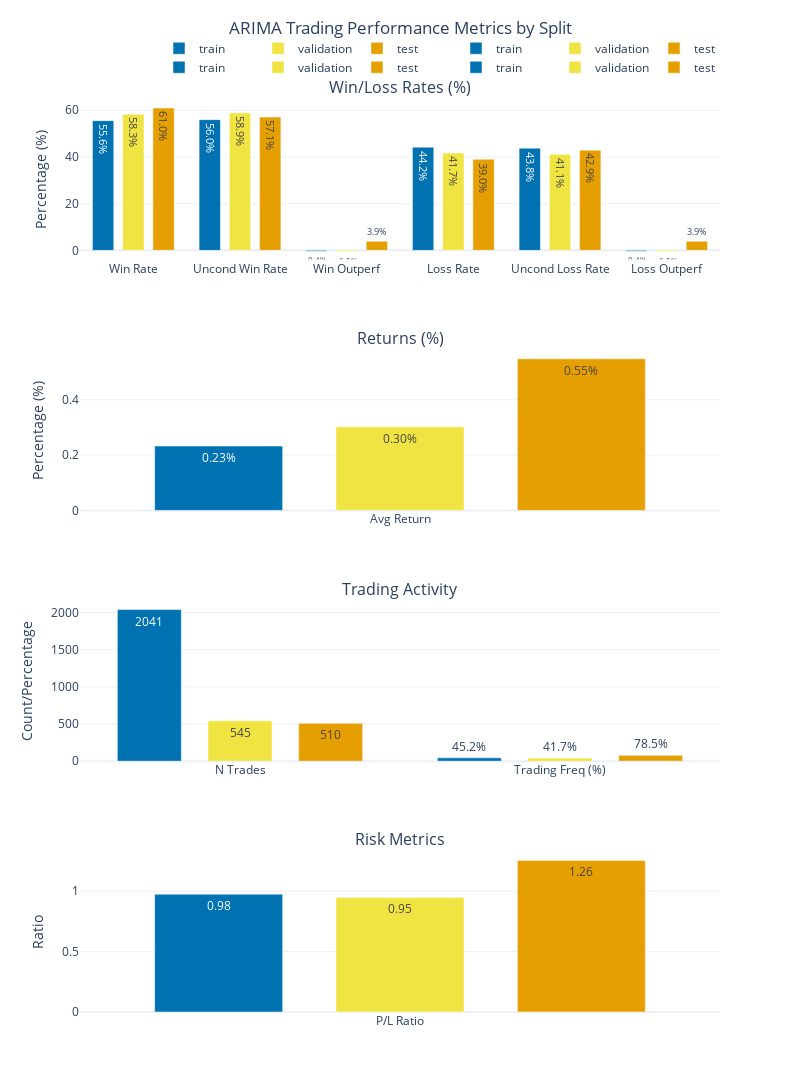

Source (notebook cell):
### Markdown cell above
## Trading Metrics Analysis

Let's analyze the trading performance of our ARIMA model using various metrics.

### Code cell
def calculate_trading_metrics(forecast_df):
    metrics = {}
    
    for split in forecast_df['split'].unique():
        split_data = forecast_df[forecast_df['split'] == split]
        
        # Trading signals
        signals = split_data['yhat'] > split_data['close']
        returns = (split_data['y'] - split_data['close']) / split_data['close'] * 100
        
        # Model Win/Loss metrics
        win_rate = ((signals) & (returns > 0)).sum() / signals.sum() * 100
        loss_rate = ((signals) & (returns < 0)).sum() / signals.sum() * 100
        
        # Unconditional Win/Loss metrics (if we traded every day)
        uncond_win_rate = (returns > 0).sum() / len(returns) * 100
        uncond_loss_rate = (returns < 0).sum() / len(returns) * 100
        
        # Returns metrics
        avg_return = returns[signals].mean()
        
        # Trading activity
        n_trades = signals.sum()
        trading_freq = (signals.sum() / len(signals)) * 100
        
        # Risk metrics
        wins = returns[(signals) & (returns > 0)]
        losses = returns[(signals) & (returns < 0)]
        pl_ratio = abs(wins.mean() / losses.mean()) if len(losses) > 0 else float('inf')
        
        metrics[split] = {
            'Win_Rate': win_rate,
            'Uncond_Win_Rate': uncond_win_rate,
            'Loss_Rate': loss_rate,
            'Uncond_Loss_Rate': uncond_loss_rate,
            'Win_Rate_Outperf': win_rate - uncond_win_rate,
            'Loss_Rate_Outperf': uncond_loss_rate - loss_rate,
            'Avg_Return': avg_return,
            'N_Trades': n_trades,
            'Trading_Freq': trading_freq,
            'PL_Ratio': pl_ratio
        }
    
    return pd.DataFrame.from_dict(metrics, orient='index')

def plot_trading_metrics(metrics_df):
    fig = make_subplots(
        rows=4, cols=1,
        subplot_titles=(
            'Win/Loss Rates (%)',
            'Returns (%)',
            'Trading Activity',
            'Risk Metrics'
        ),
        vertical_spacing=0.1
    )
    
    # Use the same colors as the main plot
    split_colors = {
        'train': 'rgb(0, 114, 178)',      # Blue
        'validation': 'rgb(240, 228, 66)', # Yellow
        'test': 'rgb(230, 159, 0)'        # Orange
    }
    
    # 1. Win/Loss Rates (top)
    for split in metrics_df.index:
        fig.add_trace(
            go.Bar(
                name=split,
                x=['Win Rate', 'Uncond Win Rate', 'Win Outperf',
                   'Loss Rate', 'Uncond Loss Rate', 'Loss Outperf'],
                y=[metrics_df.loc[split, 'Win_Rate'],
                   metrics_df.loc[split, 'Uncond_Win_Rate'],
                   metrics_df.loc[split, 'Win_Rate_Outperf'],
                   metrics_df.loc[split, 'Loss_Rate'],
                   metrics_df.loc[split, 'Uncond_Loss_Rate'],
                   metrics_df.loc[split, 'Loss_Rate_Outperf']],
                marker_color=split_colors[split],
                text=[f"{v:.1f}%" for v in [
                    metrics_df.loc[split, 'Win_Rate'],
                    metrics_df.loc[split, 'Uncond_Win_Rate'],
                    metrics_df.loc[split, 'Win_Rate_Outperf'],
                    metrics_df.loc[split, 'Loss_Rate'],
                    metrics_df.loc[split, 'Uncond_Loss_Rate'],
                    metrics_df.loc[split, 'Loss_Rate_Outperf']]],
                textposition='auto',
                width=0.2
            ),
            row=1, col=1
        )
    
    # 2. Returns (second)
    for split in metrics_df.index:
        fig.add_trace(
            go.Bar(
                name=split,
                x=['Avg Return'],
                y=[metrics_df.loc[split, 'Avg_Return']],
                marker_color=split_colors[split],
                text=[f"{metrics_df.loc[split, 'Avg_Return']:.2f}%"],
                textposition='auto',
                width=0.2
            ),
            row=2, col=1
        )
    
    # 3. Trading Activity (third)
    for split in metrics_df.index:
        fig.add_trace(
            go.Bar(
                name=split,
                x=['N Trades', 'Trading Freq (%)'],
                y=[metrics_df.loc[split, 'N_Trades'],
                   metrics_df.loc[split, 'Trading_Freq']],
                marker_color=split_colors[split],
                text=[f"{int(metrics_df.loc[split, 'N_Trades'])}",
                      f"{metrics_df.loc[split, 'Trading_Freq']:.1f}%"],
                textposition='auto',
                width=0.2
            ),
            row=3, col=1
        )
    
    # 4. Risk Metrics (bottom)
    for split in metrics_df.index:
        fig.add_trace(
            go.Bar(
                name=split,
                x=['P/L Ratio'],
                y=[metrics_df.loc[split, 'PL_Ratio']],
                marker_color=split_colors[split],
                text=[f"{metrics_df.loc[split, 'PL_Ratio']:.2f}"],
                textposition='auto',
                width=0.2
            ),
            row=4, col=1
        )
    
    # Update layout
    fig.update_layout(
        width=800,
        height=1200,
        showlegend=True,
        template='plotly_white',
        title=dict(
            text="ARIMA Trading Performance Metrics by Split",
            y=0.98,
            x=0.5,
            xanchor='center',
            yanchor='top',
            pad=dict(b=20)
        ),
        legend=dict(
            orientation="h",
            yanchor="bottom",
            y=1.02,
            xanchor="right",
            x=1
        ),
        bargap=0.15,
        bargroupgap=0.1
    )
    
    # Update y-axes titles
    fig.update_yaxes(title_text="Percentage (%)", row=1, col=1)
    fig.update_yaxes(title_text="Percentage (%)", row=2, col=1)
    fig.update_yaxes(title_text="Count/Percentage", row=3, col=1)
    fig.update_yaxes(title_text="Ratio", row=4, col=1)
    
    return fig

# Calculate and display trading metrics
metrics_df = calculate_trading_metrics(arima_df_clean)
print("Trading Metrics:")
print(metrics_df.round(2))

# Plot trading metrics
fig = plot_trading_metrics(metrics_df)
fig.show()

### Figure 1 — Plotly figure (JSON) as saved in the notebook; plotly's stock layout.template omitted (floating-point values rounded to 4 significant figures)
{"data": [{"marker": {"color": "rgb(0, 114, 178)"}, "name": "train", "text": ["55.6%", "56.0%", "-0.4%", "44.2%", "43.8%", "-0.4%"], "textposition": "auto", "type": "bar", "width": 0.2, "x": ["Win Rate", "Uncond Win Rate", "Win Outperf", "Loss Rate", "Uncond Loss Rate", "Loss Outperf"], "xaxis": "x", "y": [55.56, 55.99, -0.4248, 44.19, 43.77, -0.4233], "yaxis": "y"}, {"marker": {"color": "rgb(240, 228, 66)"}, "name": "validation", "text": ["58.3%", "58.9%", "-0.5%", "41.7%", "41.1%", "-0.5%"], "textposition": "auto", "type": "bar", "width": 0.2, "x": ["Win Rate", "Uncond Win Rate", "Win Outperf", "Loss Rate", "Uncond Loss Rate", "Loss Outperf"], "xaxis": "x", "y": [58.35, 58.88, -0.5335, 41.65, 41.12, -0.5335], "yaxis": "y"}, {"marker": {"color": "rgb(230, 159, 0)"}, "name": "test", "text": ["61.0%", "57.1%", "3.9%", "39.0%", "42.9%", "3.9%"], "textposition": "auto", "type": "bar", "width": 0.2, "x": ["Win Rate", "Uncond Win Rate", "Win Outperf", "Loss Rate", "Uncond Loss Rate", "Loss Outperf"], "xaxis": "x", "y": [60.98, 57.08, 3.903, 39.02, 42.92, 3.903], "yaxis": "y"}, {"marker": {"color": "rgb(0, 114, 178)"}, "name": "train", "text": ["0.23%"], "textposition": "auto", "type": "bar", "width": 0.2, "x": ["Avg Return"], "xaxis": "x2", "y": [0.2328], "yaxis": "y2"}, {"marker": {"color": "rgb(240, 228, 66)"}, "name": "validation", "text": ["0.30%"], "textposition": "auto", "type": "bar", "width": 0.2, "x": ["Avg Return"], "xaxis": "x2", "y": [0.3023], "yaxis": "y2"}, {"marker": {"color": "rgb(230, 159, 0)"}, "name": "test", "text": ["0.55%"], "textposition": "auto", "type": "bar", "width": 0.2, "x": ["Avg Return"], "xaxis": "x2", "y": [0.5481], "yaxis": "y2"}, {"marker": {"color": "rgb(0, 114, 178)"}, "name": "train", "text": ["2041", "45.2%"], "textposition": "auto", "type": "bar", "width": 0.2, "x": ["N Trades", "Trading Freq (%)"], "xaxis": "x3", "y": [2041, 45.16], "yaxis": "y3"}, {"marker": {"color": "rgb(240, 228, 66)"}, "name": "validation", "text": ["545", "41.7%"], "textposition": "auto", "type": "bar", "width": 0.2, "x": ["N Trades", "Trading Freq (%)"], "xaxis": "x3", "y": [545, 41.73], "yaxis": "y3"}, {"marker": {"color": "rgb(230, 159, 0)"}, "name": "test", "text": ["510", "78.5%"], "textposition": "auto", "type": "bar", "width": 0.2, "x": ["N Trades", "Trading Freq (%)"], "xaxis": "x3", "y": [510, 78.46], "yaxis": "y3"}, {"marker": {"color": "rgb(0, 114, 178)"}, "name": "train", "text": ["0.98"], "textposition": "auto", "type": "bar", "width": 0.2, "x": ["P/L Ratio"], "xaxis": "x4", "y": [0.9752], "yaxis": "y4"}, {"marker": {"color": "rgb(240, 228, 66)"}, "name": "validation", "text": ["0.95"], "textposition": "auto", "type": "bar", "width": 0.2, "x": ["P/L Ratio"], "xaxis": "x4", "y": [0.9482], "yaxis": "y4"}, {"marker": {"color": "rgb(230, 159, 0)"}, "name": "test", "text": ["1.26"], "textposition": "auto", "type": "bar", "width": 0.2, "x": ["P/L Ratio"], "xaxis": "x4", "y": [1.255], "yaxis": "y4"}], "layout": {"annotations": [{"font": {"size": 16}, "showarrow": false, "text": "Win/Loss Rates (%)", "x": 0.5, "xanchor": "center", "xref": "paper", "y": 1, "yanchor": "bottom", "yref": "paper"}, {"font": {"size": 16}, "showarrow": false, "text": "Returns (%)", "x": 0.5, "xanchor": "center", "xref": "paper", "y": 0.725, "yanchor": "bottom", "yref": "paper"}, {"font": {"size": 16}, "showarrow": false, "text": "Trading Activity", "x": 0.5, "xanchor": "center", "xref": "paper", "y": 0.45, "yanchor": "bottom", "yref": "paper"}, {"font": {"size": 16}, "showarrow": false, "text": "Risk Metrics", "x": 0.5, "xanchor": "center", "xref": "paper", "y": 0.175, "yanchor": "bottom", "yref": "paper"}], "bargap": 0.15, "bargroupgap": 0.1, "height": 1200, "legend": {"orientation": "h", "x": 1, "xanchor": "right", "y": 1.02, "yanchor": "bottom"}, "showlegend": true, "title": {"pad": {"b": 20}, "text": "ARIMA Trading Performance Metrics by Split", "x": 0.5, "xanchor": "center", "y": 0.98, "yanchor": "top"}, "width": 800, "xaxis": {"anchor": "y", "domain": [0, 1]}, "xaxis2": {"anchor": "y2", "domain": [0, 1]}, "xaxis3": {"anchor": "y3", "domain": [0, 1]}, "xaxis4": {"anchor": "y4", "domain": [0, 1]}, "yaxis": {"anchor": "x", "domain": [0.825, 1], "title": {"text": "Percentage (%)"}}, "yaxis2": {"anchor": "x2", "domain": [0.55, 0.725], "title": {"text": "Percentage (%)"}}, "yaxis3": {"anchor": "x3", "domain": [0.275, 0.45], "title": {"text": "Count/Percentage"}}, "yaxis4": {"anchor": "x4", "domain": [0, 0.175], "title": {"text": "Ratio"}}}}
